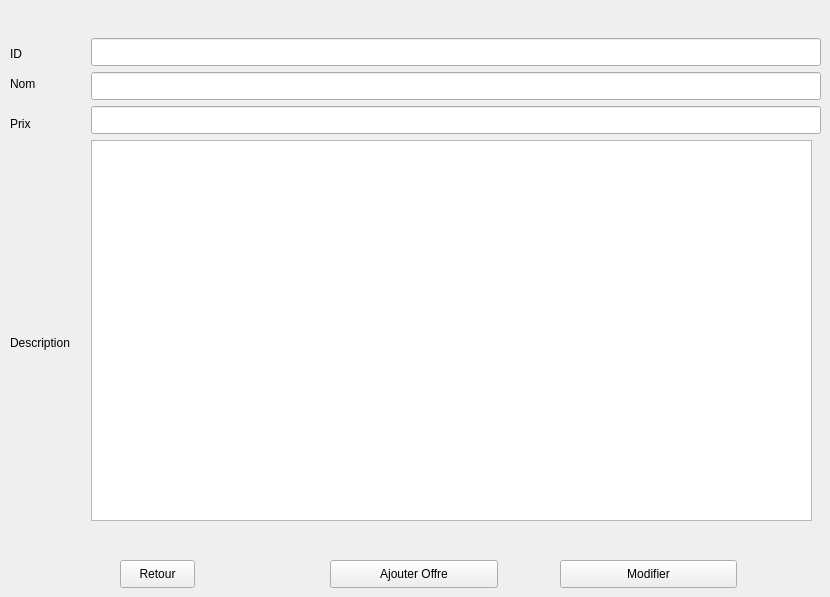
      <widget class="QWidget" name="Ajouter_Offre_4">
       <attribute name="title">
        <string>Ajouter_Offre</string>
       </attribute>
       <widget class="QWidget" name="layoutWidget_18">
        <property name="geometry">
         <rect>
          <x>1</x>
          <y>2</y>
          <width>170</width>
          <height>30</height>
         </rect>
        </property>
        <layout class="QHBoxLayout" name="horizontalLayout_28"/>
       </widget>
       <widget class="QTextEdit" name="textEditDescriptionOffre_4">
        <property name="geometry">
         <rect>
          <x>91</x>
          <y>140</y>
          <width>721</width>
          <height>381</height>
         </rect>
        </property>
       </widget>
       <widget class="QLineEdit" name="lineEditIdOffre_4">
        <property name="geometry">
         <rect>
          <x>91</x>
          <y>38</y>
          <width>730</width>
          <height>28</height>
         </rect>
        </property>
       </widget>
       <widget class="QLabel" name="labelId_8">
        <property name="geometry">
         <rect>
          <x>10</x>
          <y>40</y>
          <width>75</width>
          <height>28</height>
         </rect>
        </property>
        <property name="text">
         <string>ID</string>
        </property>
       </widget>
       <widget class="QLabel" name="labelDescription_8">
        <property name="geometry">
         <rect>
          <x>10</x>
          <y>113</y>
          <width>75</width>
          <height>460</height>
         </rect>
        </property>
        <property name="text">
         <string>Description</string>
        </property>
       </widget>
       <widget class="QLineEdit" name="lineEditPrixOffre_4">
        <property name="geometry">
         <rect>
          <x>91</x>
          <y>106</y>
          <width>730</width>
          <height>28</height>
         </rect>
        </property>
       </widget>
       <widget class="QLabel" name="labelNom_8">
        <property name="geometry">
         <rect>
          <x>10</x>
          <y>70</y>
          <width>75</width>
          <height>28</height>
         </rect>
        </property>
        <property name="text">
         <string>Nom</string>
        </property>
       </widget>
       <widget class="QLabel" name="labelPrix_8">
        <property name="geometry">
         <rect>
          <x>10</x>
          <y>110</y>
          <width>75</width>
          <height>28</height>
         </rect>
        </property>
        <property name="text">
         <string>Prix</string>
        </property>
       </widget>
       <widget class="QLineEdit" name="lineEditNomOffre_4">
        <property name="geometry">
         <rect>
          <x>91</x>
          <y>72</y>
          <width>730</width>
          <height>28</height>
         </rect>
        </property>
       </widget>
       <widget class="QPushButton" name="pushButtonRetour_19">
        <property name="geometry">
         <rect>
          <x>120</x>
          <y>560</y>
          <width>75</width>
          <height>28</height>
         </rect>
        </property>
        <property name="text">
         <string>Retour</string>
        </property>
       </widget>
       <widget class="QPushButton" name="pushButtonRetour_20">
        <property name="geometry">
         <rect>
          <x>560</x>
          <y>560</y>
          <width>177</width>
          <height>28</height>
         </rect>
        </property>
        <property name="text">
         <string>Modifier</string>
        </property>
       </widget>
       <widget class="QPushButton" name="pushButtonAjouter_Offre1_4">
        <property name="geometry">
         <rect>
          <x>330</x>
          <y>560</y>
          <width>168</width>
          <height>28</height>
         </rect>
        </property>
        <property name="text">
         <string>Ajouter Offre</string>
        </property>
       </widget>
      </widget>
